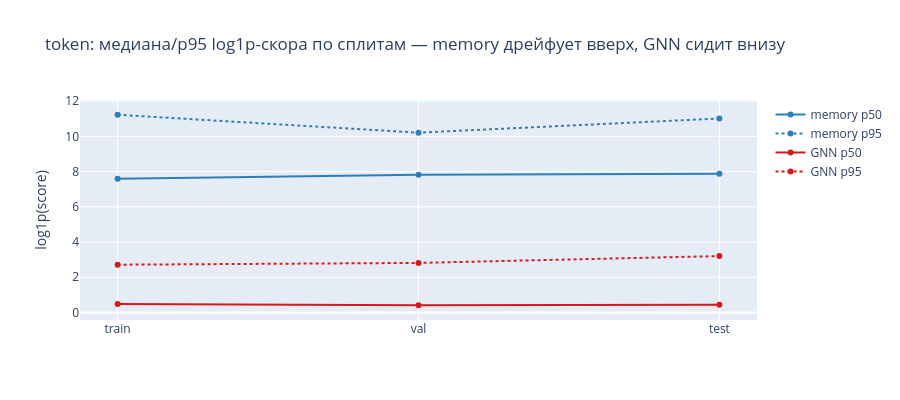

The notebook cell saved with this chart:
### Code cell
# Ячейка 3 — дрейф log1p-скоров train→val→test (нестационарность поверх бимодальности)
rows = []
for ch, dd in [("memory", mem), ("GNN", gnn)]:
    for sp in ["train", "val", "test"]:
        l = np.log1p(dd[sp])
        rows.append((ch, sp, np.median(l), np.percentile(l, 95), (l <= 0.5).mean()))
dr = pl.DataFrame(rows, schema=["канал", "сплит", "log_p50", "log_p95", "доля≤0.5"], orient="row")
print(dr)
fig = go.Figure()
for ch, col in [("memory", "#2c7fb8"), ("GNN", "#d7191c")]:
    sub = dr.filter(pl.col("канал") == ch)
    fig.add_scatter(x=sub["сплит"], y=sub["log_p50"], mode="lines+markers", name=f"{ch} p50", line=dict(color=col))
    fig.add_scatter(x=sub["сплит"], y=sub["log_p95"], mode="lines+markers", name=f"{ch} p95", line=dict(color=col, dash="dot"))
fig.update_layout(title="token: медиана/p95 log1p-скора по сплитам — memory дрейфует вверх, GNN сидит внизу",
                  yaxis_title="log1p(score)", height=400)
fig.show()
print(f"\nразрыв каналов по медиане (val): memory {np.median(np.log1p(mem['val'])):.2f} vs GNN {np.median(np.log1p(gnn['val'])):.2f}"
      f"  → ×{np.median(np.log1p(mem['val']))/max(np.median(np.log1p(gnn['val'])),1e-9):.0f} в log-пространстве")

### Figure 1 — Plotly figure (JSON) as saved in the notebook; plotly's stock layout.template omitted (floating-point values rounded to 4 significant figures)
{"data": [{"line": {"color": "#2c7fb8"}, "mode": "lines+markers", "name": "memory p50", "type": "scatter", "x": ["train", "val", "test"], "y": [7.587, 7.824, 7.878]}, {"line": {"color": "#2c7fb8", "dash": "dot"}, "mode": "lines+markers", "name": "memory p95", "type": "scatter", "x": ["train", "val", "test"], "y": [11.23, 10.21, 11.01]}, {"line": {"color": "#d7191c"}, "mode": "lines+markers", "name": "GNN p50", "type": "scatter", "x": ["train", "val", "test"], "y": [0.4862, 0.4127, 0.4414]}, {"line": {"color": "#d7191c", "dash": "dot"}, "mode": "lines+markers", "name": "GNN p95", "type": "scatter", "x": ["train", "val", "test"], "y": [2.714, 2.816, 3.204]}], "layout": {"height": 400, "title": {"text": "token: медиана/p95 log1p-скора по сплитам — memory дрейфует вверх, GNN сидит внизу"}, "yaxis": {"title": {"text": "log1p(score)"}}}}
